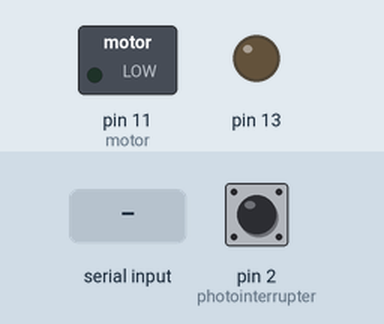
Simulated run of this sketch. Board: Arduino Uno, built with avr-gcc and run on an emulated ATmega328P. On the bench: switched loads named in the sketch (green lamp = pin HIGH), output pins drawn as LEDs (lit = HIGH). The inputs (shaded band) are chosen by the test bench; at power-on: pin 2 (photointerrupter) LOW. What the sketch prints to the serial monitor is not drawn.

Above: at 1.2 s.
1.3 s: "200\n" received over Serial
2.8 s: "90,45\n" received over Serial
Timing chart, 0 to 5.8 s (numbered marks = the images above; inputs shaded):
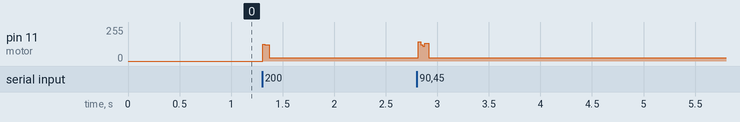

The sketch:

Stirring_speed_control.ino
```cpp
//For testing motor speed with kit:
// 1. Adjust range for analogWrite output
// 2. Uncomment UI communication if testing with UI

//Pins//
int photointerrupter = 2;
int motor = 11;

//Speed data collection//
volatile int interruptCount = 0;
volatile int currentInterrupts;

String speedInput;
float value = 0;


//*******************//
//Interrupt Functions//
//*******************//

void interruptCounter()  {
  interruptCount++;
}

ISR(TIMER1_COMPA_vect){//timer1 interrupt 1Hz toggles pin 13 (LED)
  currentInterrupts = interruptCount;
  interruptCount = 0;
}

//**************//
//Core Functions//
//**************//

void setup() {
  Serial.begin(9600);

  //Set pin modes//
  pinMode(photointerrupter, INPUT);
  pinMode(motor, OUTPUT);
  pinMode(13, OUTPUT);

  cli();

 /*Set up a timer*/
  TCCR1A = 0;
  TCCR1B = 0;
  TCNT1  = 0;
  OCR1A = 15624;
  TCCR1B |= (1 << WGM12);
  TCCR1B |= (1 << CS12) | (1 << CS10);
  TIMSK1 |= (1 << OCIE1A);

  sei();

  attachInterrupt(digitalPinToInterrupt(2), interruptCounter, RISING);
}

void loop(){
  int motorRPS = currentInterrupts;
  int motorRPM = motorRPS * 30;
  //Serial.print("motorRPM: ");
  //Serial.println(motorRPM);
  int printed = 3000 - value;

  //UI communication//
  if (Serial.available() > 0) {
    speedInput = Serial.read();
    //Serial.print("Received: ");
    //Serial.println(speedInput);
    value = (255.0/100.0) * speedInput.toInt();
  }

  Serial.println(motorRPM);

  //Output for UI testing without motor
  analogWrite(motor, value);
  delay(20);
}
```

Measured:
- after the input at 1.3 s, pin 11 (motor): 0/255 → 25/255 at once
